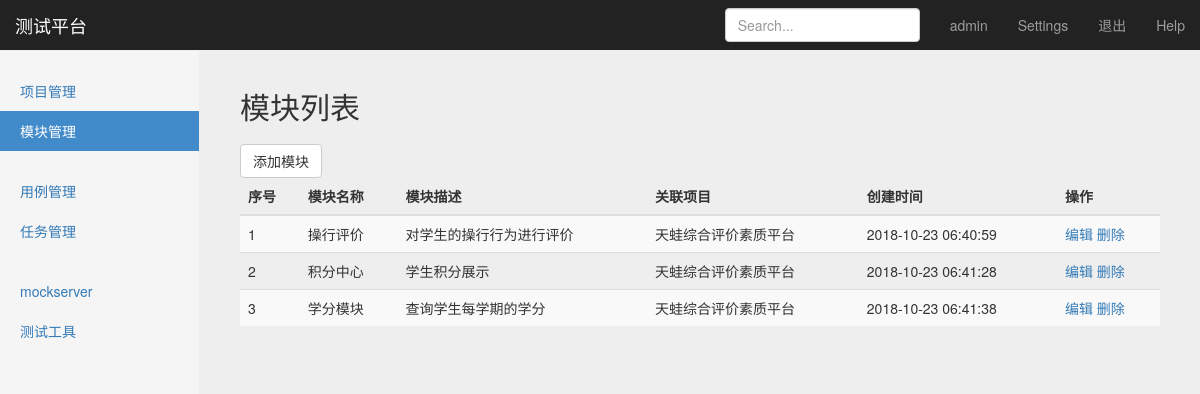
Page /manage/module_manage/ (signed in) on the earlier database version.
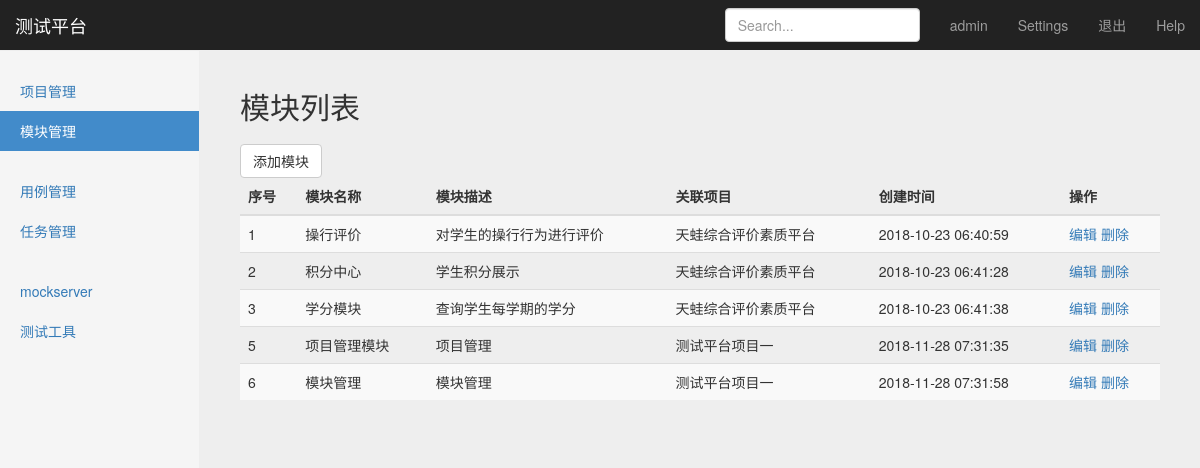
Same page on the later database version.
### project_app/models.py (models this page shows, shortened)
class Module(models.Model):
    name = models.CharField("模块名称", blank=False, max_length=1000)
    desc = models.CharField("模块描述", blank=True, max_length=5000)
    project_name = models.ForeignKey(Project, blank=False, null=False, on_delete=models.CASCADE)
    create_time = models.DateTimeField("创建时间", auto_now_add=True)

class Project(models.Model):
    name = models.CharField("项目名称", blank=False,max_length=1000)
    desc = models.CharField("项目描述",blank=True, max_length=5000)
    status = models.BooleanField("项目状态", default=True)
    create_time = models.DateTimeField("创建时间", auto_now_add=True)
    def __str__(self):
        return self.name

### project_app/views/module_views.py (the view)
# urls.py: path('module_manage/', module_views.module_manage),
@login_required #判断用户是否已经登录，如果未登录，在浏览器中直接输入project_manage的地址，不让访问
def module_manage(request):
    module_list = Module.objects.all()
    username = request.session.get('user1', '')
    return render(request, "module_manage.html", {"user": username, "modules": module_list, "type": 'list'})

### templates/module_manage.html (shortened to what this page needs)
{% extends "base.html" %}
{% block content %}
    <nav class="navbar navbar-inverse navbar-fixed-top">
      <div class="container-fluid">
        <div class="navbar-header">
          <a class="navbar-brand" href="#">测试平台</a>
        </div>
        <div id="navbar" class="navbar-collapse collapse">
          <ul class="nav navbar-nav navbar-right">
            <li><a href="#">{{ user }}</a></li>
            <li><a href="#">Settings</a></li>
            <li><a href="/logout/">退出</a></li>
            <li><a href="#">Help</a></li>
          </ul>
          <form class="navbar-form navbar-right">
            <input type="text" class="form-control" placeholder="Search...">
          </form>
        </div>
      </div>
    </nav>
    <div class="container-fluid">
      <div class="row">
        <div class="col-sm-3 col-md-2 sidebar">
          <ul class="nav nav-sidebar">
            <li><a href="/manage/project_manage/">项目管理</a></li>
              <li class="active"><a href="#">模块管理</a></li>
          </ul>
          <ul class="nav nav-sidebar">
            <li><a href="">用例管理</a></li>
            <li><a href="">任务管理</a></li>
          </ul>
          <ul class="nav nav-sidebar">
            <li><a href="">mockserver</a></li>
            <li><a href="">测试工具</a></li>
          </ul>
        </div>
        {% if type == 'list' %}
        <div class="col-sm-9 col-sm-offset-3 col-md-10 col-md-offset-2 main">
          <h2 class="sub-header">模块列表</h2>
            <button type="button" class="btn btn-default" id="add_module" onclick="window.location.href='/manage/add_module/'">添加模块</button>
          <div class="table-responsive">
            <table class="table table-striped">
              <thead>
                <tr>
                  <th>序号</th>
                  <th>模块名称</th>
                  <th>模块描述</th>
                  <th>关联项目</th>
                  <th>创建时间</th>
                  <th>操作</th>
                </tr>
              </thead>
              <tbody>
              {% for module in modules %}
              <tr>
                  <td>{{ module.id }}</td>
                  <td>{{ module.name }}</td>
                  <td>{{ module.desc }}</td>
                  <td>{{ module.project_name }}</td>
                  <td>{{ module.create_time | date:"Y-m-d H:i:s" }}</td>
                  <td>
                      <a href="/manage/edit_module/{{ module.id }}/">编辑</a>
                      <a href="/manage/del_module/{{ module.id }}/">删除</a>
                  </td>
              </tr>
              {% endfor %}
              </tbody>
            </table>
          </div>
        </div>
      {% endif %}
    </div>
{% endblock %}

### templates/base.html (shortened to what this page needs)
<!DOCTYPE html>
<html lang="zh-CN">
  <head>
     {% load static %}
     <link rel="stylesheet" type="text/css" href="{% static 'css/bootstrap.min.css' %}">
      <link rel="stylesheet" type="text/css" href="{% static 'css/signin.css' %}" >
      <link rel="stylesheet" href="{% static 'css/dashboard.css' %}" >
  </head>
<body>
{% block content %}
{% endblock %}
</body>
</html>

### static/css/signin.css (style rules this page uses)
body { padding-top: 40px; padding-bottom: 40px; background-color: #eee; }

### static/css/dashboard.css (style rules this page uses)
body { padding-top: 50px; }
.sub-header { padding-bottom: 10px; border-bottom: 1px solid #eee; }
.navbar-fixed-top { border: 0; }
.sidebar { display: none; }
@media (min-width: 768px) { .sidebar { position: fixed; top: 51px; bottom: 0; left: 0; z-index: 1000; display: block; padding: 20px; overflow-x: hidden; overflow-y: auto; background-color: #f5f5f5; border-right: 1px solid #eee; } }
.nav-sidebar { margin-right: -21px; margin-bottom: 20px; margin-left: -20px; }
.nav-sidebar > li > a { padding-right: 20px; padding-left: 20px; }
.nav-sidebar > .active > a, .nav-sidebar > .active > a:hover, .nav-sidebar > .active > a:focus { color: #fff; background-color: #428bca; }
.main { padding: 20px; }
@media (min-width: 768px) { .main { padding-right: 40px; padding-left: 40px; } }

Differences in the rows shown:
added Module: id "5", name "项目管理模块", desc "项目管理", project_name "测试平台项目一", create_time "2018-11-28 07:31:35"
added Module: id "6", name "模块管理", desc "模块管理", project_name "测试平台项目一", create_time "2018-11-28 07:31:58"
